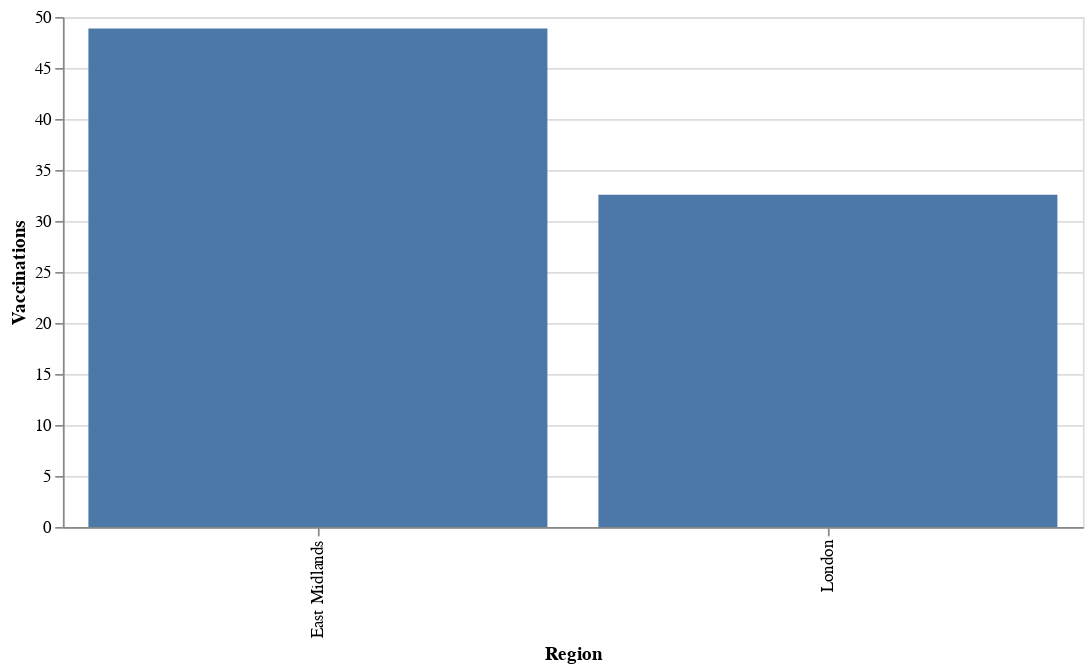

Notebook code cell kept with this figure:
### Code cell
vaccination_rates_by_region= vaccination_rates_by_region.astype({
    column: np.float32 
    for column in vaccination_rates_by_region.drop(["Region"], axis=1).columns
})
chart = (alt.Chart(vaccination_rates_by_region).mark_bar().encode(
            x=alt.X('Region'),
            y=alt.Y('Overall', axis=alt.Axis(title='Vaccinations')),    
            tooltip=[alt.Tooltip('Overall', format=",")])
.properties(width=600))
chart

### Figure 1 — Vega-Lite specification as saved in the notebook (floating-point values rounded to 4 significant figures)
{"config": {"view": {"continuousWidth": 400, "continuousHeight": 300}}, "data": {"name": "data-1b00c0b847c73364378c78bfe11ec1f6"}, "mark": "bar", "encoding": {"tooltip": [{"type": "quantitative", "field": "Overall", "format": ","}], "x": {"type": "nominal", "field": "Region"}, "y": {"type": "quantitative", "axis": {"title": "Vaccinations"}, "field": "Overall"}}, "width": 600, "$schema": "https://vega.github.io/schema/vega-lite/v4.8.1.json", "datasets": {"data-1b00c0b847c73364378c78bfe11ec1f6": [{"Region": "East Midlands", "Overall": 48.88}, {"Region": "London", "Overall": 32.58}]}}
